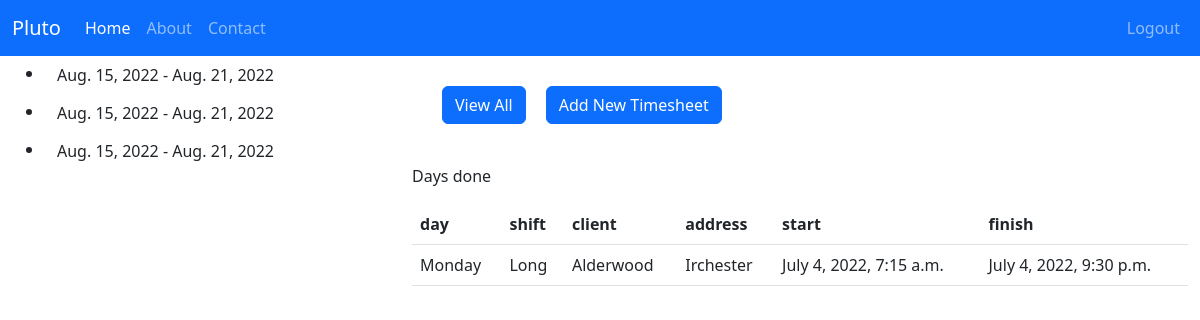
The page /1/ (signed in) on the database its author committed.
### plutotimesheet/models.py (models this page shows, shortened)
class Week(models.Model):
    user = models.ForeignKey(User, on_delete=models.CASCADE)
    week_start = models.DateField()
    week_end = models.DateField()

class Timesheet(models.Model):
    week = models.ForeignKey(Week, on_delete=models.CASCADE)
    day = models.CharField(max_length=200)
    shift = models.CharField(max_length=20, choices=shift)
    client = models.CharField(max_length=200)
    address = models.CharField(max_length=500)
    start = models.DateTimeField()
    finish = models.DateTimeField()

### plutotimesheet/views.py (the view)
# urls.py: path('<int:week_id>/', views.detail, name='detail'),
def detail(request, week_id):
    if not request.user.is_authenticated:
        return render(request, 'plutotimesheet/login.html')
    else:
        user = request.user
        week = get_object_or_404(Week, pk=week_id)
        weeks = Week.objects.filter(user=request.user)
        context = {'week': week,
                   'weeks': weeks,
                   }
        return render(request, 'plutotimesheet/detail.html', context)

### plutotimesheet/templates/plutotimesheet/detail.html (shortened to what this page needs)
{% extends 'plutotimesheet/base.html' %}
{% load static %}
{% block body %}
    <div class="container-fluid">
        <div class="row">
            <div class="col-sm-2 col-md-4 col-lg-4">
                {% if weeks %}
                    <ul>
                    {% for week in weeks %}
                            <li><a href="{% url 'detail' week_id=week.id %}" class="btn btn-default"> {{week.week_start}} - {{week.week_end}} </a> </li>
                    {% endfor %}
                    </ul>
                {% endif %}
            </div>
            <div class="col-sm-10 col-md-8 col-lg-8">
                <ul class="nav nav-pills" style="margin-bottom: 10px; padding: 20px">
                    <li role="presentation" class="active" style="padding:10px"><a href="{% url 'detail' week.id %}" class="btn btn-primary">View All</a></li>
                    <li role="presentation" style="padding:10px"><a href="{% url 'timesheet' week.id %}" class="btn btn-primary">Add New Timesheet</a></li>
                </ul>
                <div class="panel panel-default">
                    <div class="panel-body">
                        <p>Days done</p>
                        <table class="table">
                            <thead>
                            <tr>
                                <th>day</th>
                                <th>shift</th>
                                <th>client</th>
                                <th>address</th>
                                <th>start</th>
                                <th>finish</th>
                            </tr>
                            </thead>
                            <tbody>
                            {% for timesheet in week.timesheet_set.all %}
                                <tr>
                                    <td>{{timesheet.day}}</td>
                                    <td>{{timesheet.shift}}</td>
                                    <td>{{timesheet.client}}</td>
                                    <td>{{timesheet.address}}</td>
                                    <td>{{timesheet.start}}</td>
                                    <td>{{timesheet.finish}}</td>
                                </tr>
                            {% endfor %}
                            </tbody>
                        </table>
                    </div>
                </div>
            </div>
        </div>
    </div>
{% endblock %}

### rows shown on the page
Week: week_start "Aug. 15, 2022", week_end "Aug. 21, 2022"
Week: week_start "Aug. 15, 2022", week_end "Aug. 21, 2022"
Week: week_start "Aug. 15, 2022", week_end "Aug. 21, 2022"
Timesheet: day "Monday", shift "Long", client "Alderwood", address "Irchester", start "July 4, 2022, 7:15 a.m.", finish "July 4, 2022, 9:30 p.m."
